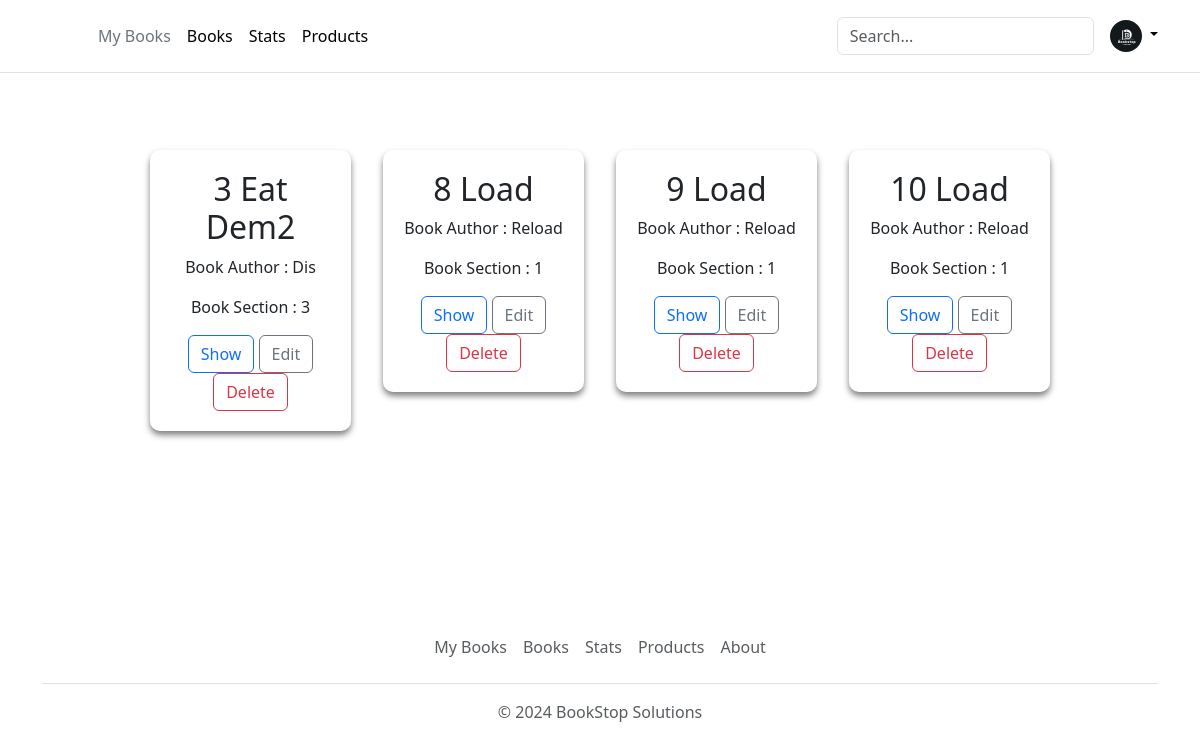
Before: /showBooks with the older database file.
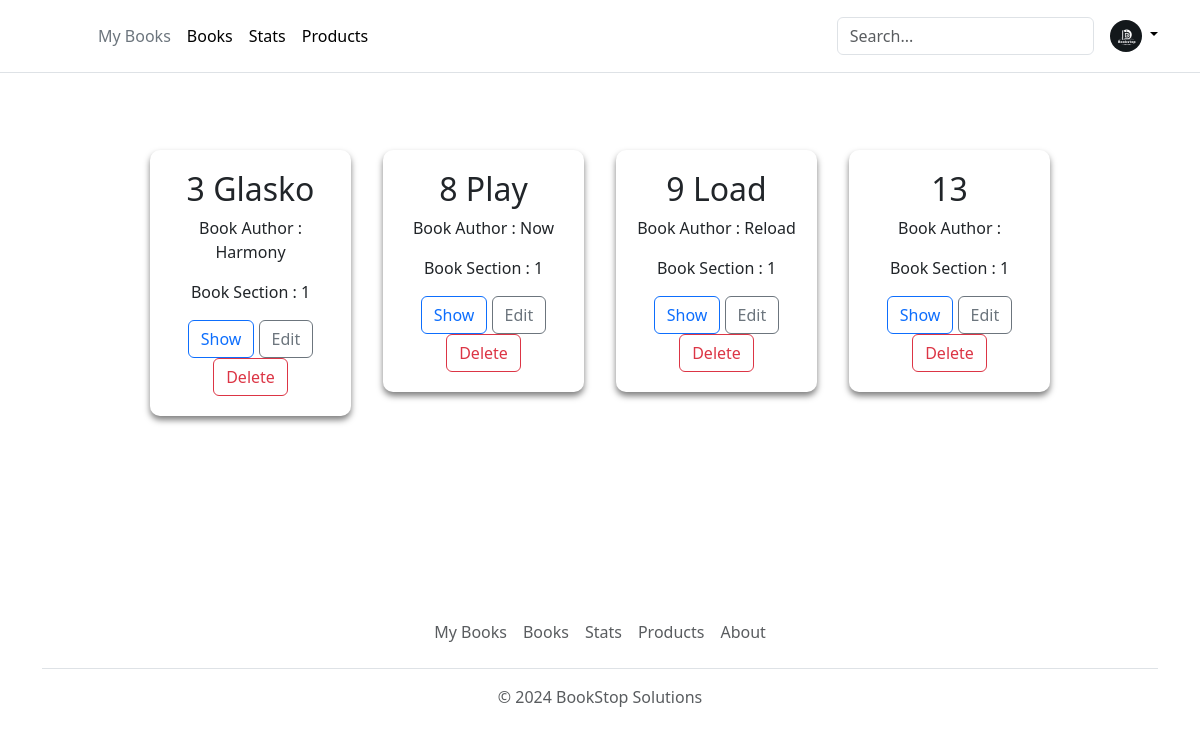
After: the same page with the newer database file.
### app.py (models this page shows)
class Books(db.Model):
    __tablename__ = 'books'
    BookId = db.Column(db.Integer, autoincrement=True, primary_key=True)
    SectionId = db.Column(db.Integer, db.ForeignKey('section.SectionId'), nullable=False)
    Title = db.Column(db.String(50), nullable=False)
    Author = db.Column(db.String(50), nullable=False)
    Content = db.Column(db.Text)
    ImageLink = db.Column(db.String(255))

### app.py (the view)
@app.route("/showBooks", methods = ["GET","POST"])
def showBooks():
    if request.method == 'POST':
        data = request.form.to_dict()
        print(data)
        books = Books(SectionId = 1,Title=data['Book-Title'],Author=data['Author'],Content=data['Content'])
        db.session.add(books)
        db.session.commit()
        print(data)
        books = Books.query.all()
        return render_template("showBooks.html", books=books)
    else:
        books = Books.query.all()
        return render_template("showBooks.html", books=books)

### templates/showBooks.html (shortened to what this page needs)
<!DOCTYPE html>
<html lang="en">
  <head>
    <link rel="stylesheet" href="/static/add-section.css" />
    {% include 'bootstrap.html' %}
  </head>
  <body>
    <div>
      {% include 'header.html' %}
      <div>
        <div class="main-container">
          {% for book in books %}
          <div class="section-container" id="1">
            <h2>{{book.BookId}} {{book.Title}}</h2>
            <p>Book Author : {{book.Author}}</p>
            <div>
              <p>Book Section : {{book.SectionId}}</p>
            </div>
            <button
              type="button"
              id="showBook{{book.BookId}}"
              class="btn btn-outline-primary"
            >
              Show
            </button>
            <button
              type="button"
              id="editBooks{{book.BookId}}"
              class="btn btn-outline-secondary"
            >
              Edit
            </button>
            <form
              action="{{ url_for('deleteBook', bookId=book.BookId) }}"
              method="post"
              style="display: inline"
            >
              <button type="submit" class="btn btn-outline-danger">
                Delete
              </button>
            </form>
          </div>
          {% endfor %}
        </div>
        {% include 'footer.html' %}
      </div>
    </div>
  </body>
</html>

### templates/bootstrap.html (shortened to what this page needs)
<link
  href="https://cdn.jsdelivr.net/npm/bootstrap@5.3.2/dist/css/bootstrap.min.css"
  rel="stylesheet"
/>

### templates/header.html (shortened to what this page needs)
<header class="p-3 mb-1 border-bottom">
  <div class="container">
    <div
      class="d-flex flex-wrap align-items-center justify-content-center justify-content-lg-start"
    >
      <a
        href="/"
        class="d-flex align-items-center mb-2 mb-lg-0 link-body-emphasis text-decoration-none"
      >
        <svg
          class="bi me-2"
          width="40"
          height="32"
          role="img"
          aria-label="Bootstrap"
        >
          <use xlink:href="#bootstrap" />
        </svg>
      </a>
      <ul
        class="nav col-12 col-lg-auto me-lg-auto mb-2 justify-content-center mb-md-0"
      >
        <li><a href="/" class="nav-link px-2 link-secondary">My Books</a></li>
        <li>
          <a href="/books" class="nav-link px-2 link-body-emphasis">Books</a>
        </li>
        <li>
          <a href="#" class="nav-link px-2 link-body-emphasis">Stats</a>
        </li>
        <li>
          <a href="#" class="nav-link px-2 link-body-emphasis">Products</a>
        </li>
      </ul>
      <form class="col-12 col-lg-auto mb-3 mb-lg-0 me-lg-3" role="search">
        <input
          type="search"
          class="form-control"
          placeholder="Search..."
          aria-label="Search"
        />
      </form>
      <div class="dropdown text-end">
        <a
          href="#"
          class="d-block link-body-emphasis text-decoration-none dropdown-toggle"
          data-bs-toggle="dropdown"
          aria-expanded="false"
        >
          <img
            src="/static/logo.jpg"
            alt="mdo"
            width="32"
            height="32"
            class="rounded-circle"
          />
        </a>
      </div>
    </div>
  </div>
</header>

### templates/footer.html
<div class="container">
  <footer class="py-3 my-4">
    <ul class="nav justify-content-center border-bottom pb-3 mb-3">
      <li class="nav-item">
        <a href="/" class="nav-link px-2 text-body-secondary">My Books</a>
      </li>
      <li class="nav-item">
        <a href="#" class="nav-link px-2 text-body-secondary">Books</a>
      </li>
      <li class="nav-item">
        <a href="#" class="nav-link px-2 text-body-secondary">Stats</a>
      </li>
      <li class="nav-item">
        <a href="#" class="nav-link px-2 text-body-secondary">Products</a>
      </li>
      <li class="nav-item">
        <a href="#" class="nav-link px-2 text-body-secondary">About</a>
      </li>
    </ul>
    <p class="text-center text-body-secondary">
      &copy; 2024 BookStop Solutions
    </p>
  </footer>
</div>

### static/add-section.css (style rules this page uses)
body { background-color: #2d2a2e; margin: 0; }
.main-container { display: flex; flex-wrap: wrap; padding: 130px; align-items: flex-start; gap: 2em; margin: 20px; margin-bottom: 50px; }
.section-container { background-color: rgba(255, 255, 255, 0.1); backdrop-filter: blur(10px); border-radius: 10px; padding: 20px 20px; box-shadow: 0 4px 6px rgba(0, 0, 0, 0.5); text-align: center; width: 20%; flex-grow: 1; }
header { position: fixed; top: 0; left: 0; width: 100%; background-color: rgba(255, 255, 255, 0.9); z-index: 2; }
input, textarea { width: 100%; padding: 8px; border-radius: 4px; border: solid 1px #0d6efd; color: #000; }
input, textarea { margin-bottom: 20px; }

Changed rows visible on the page:
removed Books: BookId "10", Title "Load", Author "Reload", SectionId "1"
changed Books id 3: Title "Eat Dem2" → "Glasko"; Author "Dis" → "Harmony"; SectionId "3" → "1"
changed Books id 8: Title "Load" → "Play"; Author "Reload" → "Now"
added Books: BookId "13", SectionId "1"
